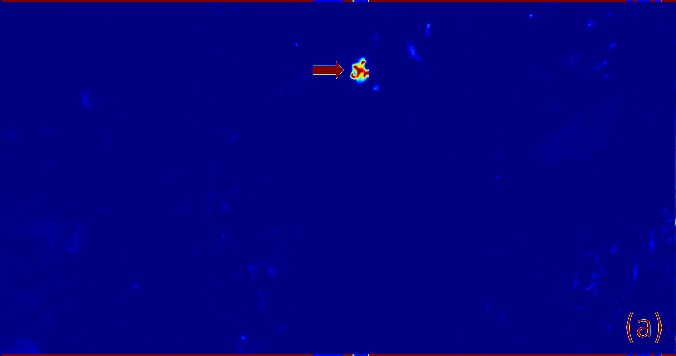
#> input picture PythonScripts/rx_img_255.jpg, 676 x 356 px
$ python debrisAlgo.py rx_img_255.jpg
#> lines starting #> are read from the running program, lines starting #| are printed output that depends on the picture; after the words box and inside, x2 and y2 are one past the last pixel; in counts of white or black regions, pixels touching at a corner belong together
import sys
import cv2
import numpy as np
import scipy as sp
import spectral as spc
from scipy.spatial import distance
import math

import copy


import timer	#Custom Timer class

#========================================================================================================
#-------------------------------------Define optimization parameters-------------------------------------
#========================================================================================================

scale_value = 1

threshold_value = 0.999

colormap_value = cv2.COLORMAP_JET

window_property = cv2.WINDOW_KEEPRATIO

window_init_width = 1600
window_init_height = 900

#--------------------------------------------------------------------------------------------------------
#--------------------------------------------------------------------------------------------------------

#Create a Timer
#t = timer.Timer()

#Get the arguments passed into the python script
def main():
	args = sys.argv

	#Check if an image was provided
	if len(args) <= 1:
		print("Argument error: No input image")
		exit()

    #--------------------------------------------------------------------------------------------------------
    #--------------------------------------------------------------------------------------------------------


    #Start the timer
    #t.start()

    #--------------------------------------------------------------------------------------------------------
    #--------------------------------------------------------------------------------------------------------

    #Read the source image
	try:
		img = cv2.imread(args[1])
#> img is the input picture: shape (356, 676, 3); mean B, G, R 127.9, 0.5, 2.8
	except OSError as e:
		print("OS error: {0}".format(e))
	except ValueError as e:
		print("Value error: {0}".format(e))
	except TypeError as e:
		print("Type error: {0}".format(e))
	except:
		print("Unexpected error:", sys.exc_info()[0])
	DXD(img)
#--------------------------------------------------------------------------------------------------------
#--------------------------------------------------------------------------------------------------------
def DXD(img):
	pass
	#If needed, scale image
	if scale_value != 1:
		height, width = img.shape[:2]
		img = cv2.resize( img, (int( width * scale_value ), int( height * scale_value)), interpolation= cv2.INTER_LINEAR)
    #--------------------------------------------------------------------------------------------------------
    #Line Detector
    #--------------------------------------------------------------------------------------------------------
	height, width = img.shape[:2]
#> height = 356; width = 676
	avg_dim = (((width+height)//2)//3)*2
#> avg_dim = 344

	# create copy of original img
	line_check = copy.deepcopy(img)
	# Gaussian Blur
	proc_img = cv2.GaussianBlur(line_check, (5,5), 0)

    # Kernel Dilation
	proc_img = cv2.dilate(proc_img, (5,5), iterations=1)

    # Bilateral Blur
	proc_img = cv2.bilateralFilter(proc_img, 9, 75, 75)
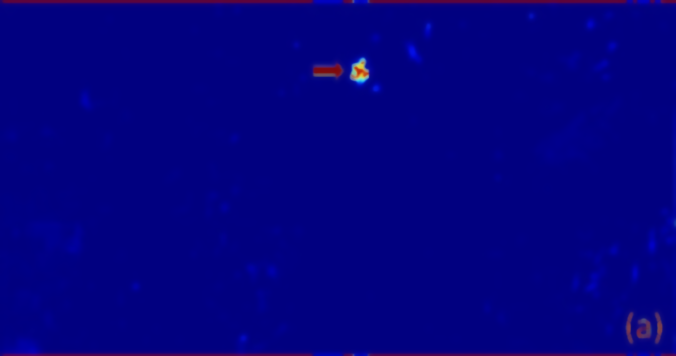
#> proc_img: shape (356, 676, 3); mean B, G, R 128.5, 0.5, 3

    # Low sensitivity Hough transform
	dst = cv2.Canny(proc_img, 100, 0)
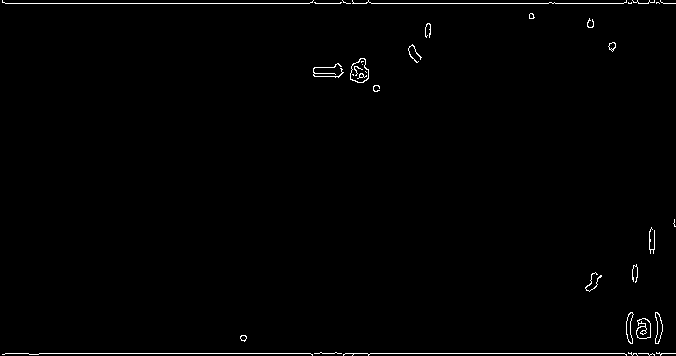
#> dst: shape (356, 676); 0.93% white in thin lines or dots
	cdst = cv2.cvtColor(dst, cv2.COLOR_GRAY2BGR)
#> cdst: shape (356, 676, 3); 0.93% white in thin lines or dots

	lines = cv2.HoughLines(dst, 0.7, float(np.pi / 180.0), int(avg_dim/2))
#> lines = [[352.8, 1.57], [2.8, 1.57]]
    #print(lines)
	if lines is not None:
		for i in range(0, len(lines)):
			rho = lines[i][0][0]
			theta = lines[i][0][1]
			a = math.cos(theta)
			b = math.sin(theta)
			x0 = a * rho
			y0 = b * rho
			pt1 = (int(x0 + 1000*(-b)), int(y0 + 1000*(a)))
			pt2 = (int(x0 - 1000*(-b)), int(y0 - 1000*(a)))
			cv2.line(proc_img, pt1, pt2, (0,0,255), 3, cv2.LINE_AA)
#> this loop made 2 passes
#> (rho, theta, a, b, x0, y0, pt1, pt2) on passes 1 to 2: (352.8, 1.57, -4.37e-08, 1, -1.54e-05, 352.8, (-1000, 352), (999, 352)), (2.8, 1.57, -4.37e-08, 1, -1.22e-07, 2.8, (-1000, 2), (999, 2))
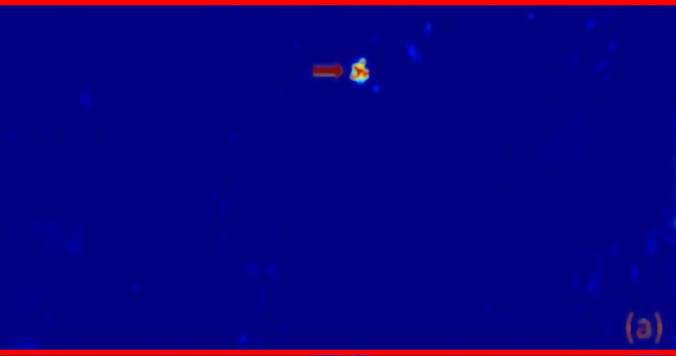
#> proc_img: shape (356, 676, 3); 3.65% of pixels changed, all inside (x1, y1, x2, y2) = (0, 0, 676, 356)
    	# canny
		cv2.namedWindow("s", window_property)
		cv2.resizeWindow('s', window_init_width, window_init_height)
		cv2.imshow('s',dst)
		# hough
		cv2.namedWindow("dst", window_property)
		cv2.resizeWindow('dst', window_init_width, window_init_height)
		cv2.imshow('dst',proc_img)
		cv2.waitKey(0)

	else:
		# more copies of the original img
		src = copy.deepcopy(img)
		corner_check = copy.deepcopy(img)
		img_copy = copy.deepcopy(img)
		# if no edges detected
		# Gaussian Blur
		proc2_img = cv2.GaussianBlur(corner_check, (5,5), 0)

		# Erosion
		proc2_img = cv2.erode(proc2_img, (5,5), iterations=1)

		# Stronger Bilateral Blur
		proc2_img = cv2.bilateralFilter(proc2_img, 16, 200, 500)
		# Shi-Tomasi
		# Green and brown HSV values
		lower_green = np.array([33, 87, 78])
		upper_green = np.array([53, 107, 158])
		lower_brown = np.array([167, 13, 186])
		upper_brown = np.array([179, 33, 255])

		gray = cv2.cvtColor(proc2_img, cv2.COLOR_BGR2GRAY)

		corners = cv2.goodFeaturesToTrack(gray, 50, 0.02, 10)
		corners = np.int0(corners)
		hsv_img = cv2.cvtColor(img_copy, cv2.COLOR_BGR2HSV)

		kept_corners = []

		for i in corners:
			x, y = i.ravel()
			# Indexing into an opencv image is height, width
			pixel1 = hsv_img[y-1, x-1]
			pixel2 = hsv_img[y-1, x]
			pixel3 = hsv_img[y-1, x+1]
			pixel4 = hsv_img[y, x-1]
			pixel5 = hsv_img[y, x+1]
			pixel6 = hsv_img[y+1, x-1]
			pixel7 = hsv_img[y+1, x]
			pixel8 = hsv_img[y+1, x+1]

			hue, sat, value = hsv_img[y,x]
			# Filter based on HSV values of local pixels
			if (((pixel1 >= lower_green).all() and (pixel1 <= upper_green).all()) or ((pixel1 >= lower_brown).all() and (pixel1 <= upper_brown).all())) and \
				(((pixel2 >= lower_green).all() and (pixel2 <= upper_green).all()) or ((pixel2 >= lower_brown).all() and (pixel2 <= upper_brown).all())) and \
				(((pixel3 >= lower_green).all() and (pixel3 <= upper_green).all()) or ((pixel3 >= lower_brown).all() and (pixel3 <= upper_brown).all())) and \
				(((pixel4 >= lower_green).all() and (pixel4 <= upper_green).all()) or ((pixel4 >= lower_brown).all() and (pixel4 <= upper_brown).all())) and \
				(((pixel5 >= lower_green).all() and (pixel5 <= upper_green).all()) or ((pixel5 >= lower_brown).all() and (pixel5 <= upper_brown).all())) and \
				(((pixel6 >= lower_green).all() and (pixel6 <= upper_green).all()) or ((pixel6 >= lower_brown).all() and (pixel6 <= upper_brown).all())) and \
				(((pixel7 >= lower_green).all() and (pixel7 <= upper_green).all()) or ((pixel7 >= lower_brown).all() and (pixel7 <= upper_brown).all())) and \
				(((pixel8 >= lower_green).all() and (pixel8 <= upper_green).all()) or ((pixel8 >= lower_brown).all() and (pixel8 <= upper_brown).all())):
				continue
			# Filter if all pixels have low saturation and high value
			if (((pixel1[1] <= 20) and (pixel1[2]>=220)) and \
				((pixel2[1] <= 20) and (pixel2[2]>=220)) and \
				((pixel3[1] <= 20) and (pixel3[2]>=220)) and \
				((pixel4[1] <= 20) and (pixel4[2]>=220)) and \
				((pixel5[1] <= 20) and (pixel5[2]>=220)) and \
				((pixel6[1] <= 20) and (pixel6[2]>=220)) and \
				((pixel7[1] <= 20) and (pixel7[2]>=220)) and \
				((pixel8[1] <= 20) and (pixel8[2]>=220))):
				continue

			close = False
			for j in corners:
				x2, y2 = j.ravel()
				pix1 = (x , y, 0)
				pix2 = (x2, y2, 0)
				dist = distance.euclidean(pix1, pix2)
				if dist < 75 and dist != 0:
					close = True
					break
			if close:
				cv2.circle(src, (x,y), 3, 255, 10)
				kept_corners.append(i)
		connected_pairs = []
		for i in kept_corners:
			x, y = i.ravel()
			connected_pairs.append([(x,y)])

		for i in kept_corners:
			x, y = i.ravel()
			for j in kept_corners:
				x2, y2 = j.ravel()
				pix1 = (x , y, 0)
				pix2 = (x2, y2, 0)
				dist = distance.euclidean(pix1, pix2)
				if dist < 75 and dist != 0:
					cv2.line(src, (x,y), (x2,y2), (0,0,255), 1, cv2.LINE_AA)
					for k in connected_pairs:
						if (x,y) in k and (x2,y2) in k:
							break;
						elif (x,y) in k:
							k.append((x2,y2))
							break
						elif (x2,y2) in k:
							k.append((x,y))
							break
		if any(len(t) > 3 for t in connected_pairs):
			# TODO something here if we find debris
			print("Contains debris")
		cv2.namedWindow('shi', window_property)
		cv2.resizeWindow('shi', window_init_width, window_init_height)
		cv2.imshow('shi',src)
		cv2.waitKey(0)
	#Stop the timer
	#t.stop()
	#print("Elapsed time: {0} ms".format(t.get_time(1000)) )
	cv2.destroyAllWindows()
	exit()
#> (the program exits here)
